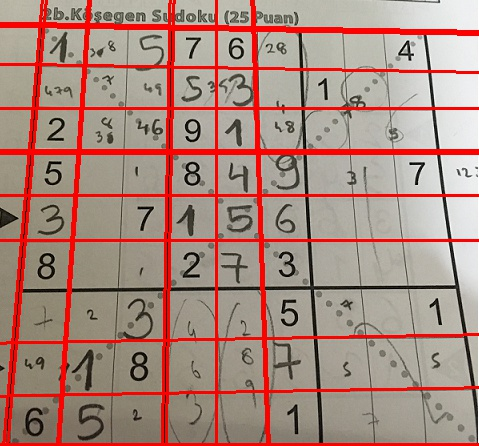
#> input picture Goruntu Isleme/Beginning/resimler/image.jpg, 479 x 446 px, given in place of the camera
$ python ornek13.py   (older library calls are emulated)
#> lines starting #> are read from the running program, lines starting #| are printed output that depends on the picture; after the words box and inside, x2 and y2 are one past the last pixel; in counts of white or black regions, pixels touching at a corner belong together
#-*-coding: cp1254-*-
###Renk ve Sekil Algılama###

import numpy as np
import cv2

red_lower = np.array([0, 100, 100],np.uint8)
red_upper = np.array([10, 255, 255],np.uint8)

green_lower = np.array([50, 100, 100])
green_upper = np.array([70, 255, 255])

blue_lower=np.array([100,100,100],np.uint8)
blue_upper=np.array([130,255,255],np.uint8)

cam=cv2.VideoCapture(0)

def filtre(lower,upper):
	mask=None
	mask=cv2.inRange(hsv, lower, upper)
	mask=cv2.erode(mask,None,iterations=2)
	mask=cv2.dilate(mask,None,iterations=2)
	return mask

def detect(c):
	peri=cv2.arcLength(c,True)
	approx=cv2.approxPolyDP(c,0.04*peri,True)

	if len(approx)==3:
		shape="Ucgen"
	elif len(approx)==4:
		x,y,w,h=cv2.boundingRect(approx)
		ar=w/float(h)
		shape="Kare" if ar>=0.95 and ar<=1.05 else "Dikdortgen"
	elif len(approx)==5:
		shape="Besgen"
	else:
		shape="Tanimlanamayan"
	return shape

def algilama(mask,renk):
	_,cnts,_=cv2.findContours(mask.copy(),cv2.RETR_EXTERNAL,cv2.CHAIN_APPROX_SIMPLE)
	center= None
	if len(cnts)>0:
		c=max(cnts,key=cv2.contourArea)
		x,y,w,h=cv2.boundingRect(c)

		M = cv2.moments(c)
		cX = int((M["m10"] / M["m00"]))
		cY = int((M["m01"] / M["m00"]))
		shape = detect(c)

		c=c.astype("int")
		cv2.drawContours(frame, [c], -1, (0, 255, 0), 2)
		cv2.putText(frame, shape, (cX, cY), cv2.FONT_HERSHEY_SIMPLEX,0.5, (255, 255, 255), 2)
		cv2.putText(frame,renk,(x,y),cv2.FONT_HERSHEY_SIMPLEX, 0.7, (0,0,0))


while(cam.isOpened()):
	ret,frame=cam.read()
#> frame is the input picture: shape (446, 479, 3); mean B, G, R 126.5, 136.9, 170.1
	if ret:
		blur=cv2.GaussianBlur(frame,(5,5),0)
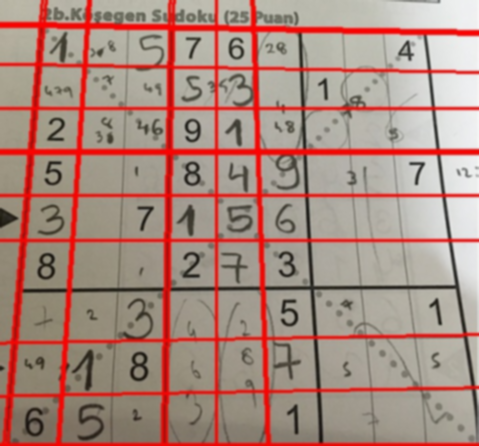
#> blur: shape (446, 479, 3); mean B, G, R 126.4, 136.9, 170.1
		hsv=cv2.cvtColor(frame,cv2.COLOR_BGR2HSV)
#> hsv: shape (446, 479, 3); mean H, S, V 23, 62.3, 170.7

		red=filtre(red_lower,red_upper)
#> in filtre, `mask=cv2.inRange(hsv, lower, upper)`:
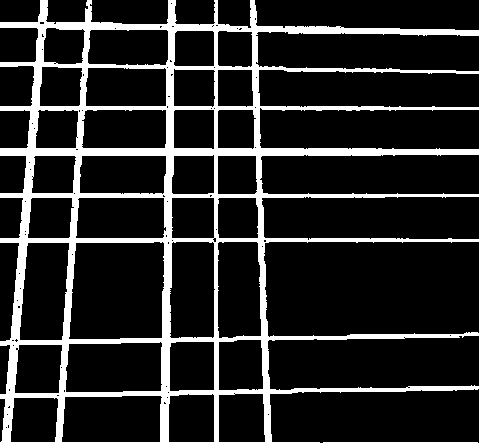
#> mask: shape (446, 479); 16.2% white; 1 white region, box (x1, y1, x2, y2) and area: (0, 0, 479, 446) 34503
#> in filtre, `mask=cv2.erode(mask,None,iterations=2)`:
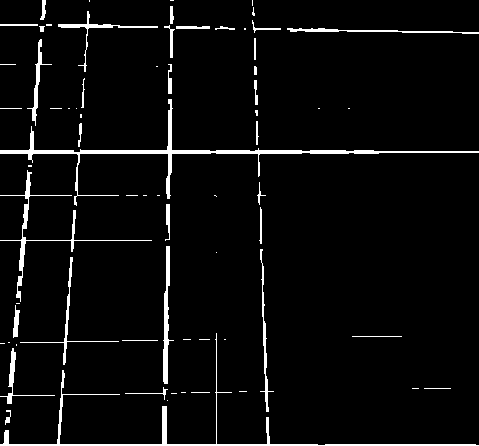
#> mask: shape (446, 479); 4.4% white; 69 white regions (34 under 20 px), largest, box (x1, y1, x2, y2) and area: (0, 99, 479, 206) 2321, (0, 333, 479, 446) 1660, (0, 170, 152, 302) 812
#> in filtre, `mask=cv2.dilate(mask,None,iterations=2)`:
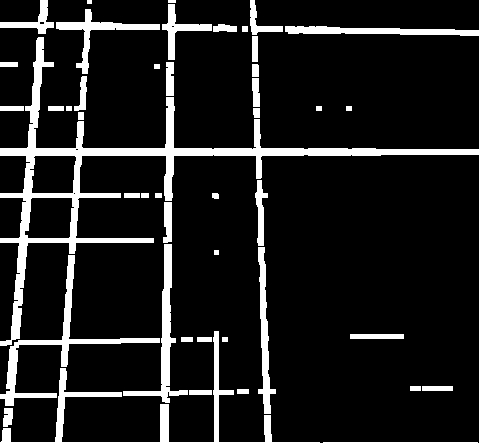
#> mask: shape (446, 479); 12.2% white; 44 white regions
		green=filtre(green_lower,green_upper)
#> in filtre (call 2), `mask=cv2.inRange(hsv, lower, upper)`: mask: shape (446, 479); every value is 0
		blue=filtre(blue_lower,blue_upper)

		algilama(red,"kirmizi")
#> in algilama, `_,cnts,_=cv2.findContours(mask.copy(),cv2.RETR_EXTERNAL,cv2.CHAIN_APPR..`: cnts = 44 contours, 3 with area under 20; largest, box (x1, y1, x2, y2) and area: (0, 37, 479, 346) 11381, (0, 331, 479, 446) 3194, (0, 255, 160, 406) 1868, (123, 244, 188, 403) 1414, (285, 26, 479, 36) 1034
#> in algilama, `c=max(cnts,key=cv2.contourArea)`: c = contour of 298 points, box (x1, y1, x2, y2) (0, 37, 479, 346), area 11381
#> in algilama, `x,y,w,h=cv2.boundingRect(c)`: x = 0; y = 37; w = 479; h = 309
#> in algilama, `M = cv2.moments(c)`: M = moments, m00 11381, centre m10/m00, m01/m00 = (109.8, 180.7)
#> in algilama, `cX = int((M["m10"] / M["m00"]))`: cX = 109
#> in algilama, `cY = int((M["m01"] / M["m00"]))`: cY = 180
#> in detect, `peri=cv2.arcLength(c,True)`: peri = 2387.2
#> in detect, `approx=cv2.approxPolyDP(c,0.04*peri,True)`: approx = [[0, 345], [153, 242], [82, 155], [478, 149], [36, 148], [38, 37]]
#> in algilama, `shape = detect(c)`: shape = 'Tanimlanamayan'
#> in algilama, `c=c.astype("int")`: c = 298 rows, first 8: [38, 37], [37, 38], [37, 39], [36, 40], [36, 60], [34, 62], [33, 62], [33, 66]
#> in algilama, `cv2.putText(frame,renk,(x,y),cv2.FONT_HERSHEY_SIMPLEX, 0.7, (0,0,0))`:
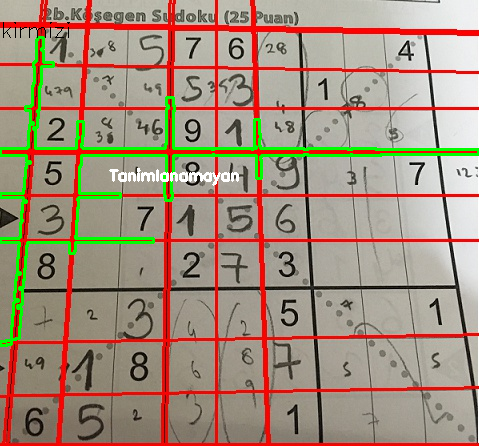
#> frame: shape (446, 479, 3); mean B, G, R 124.3, 142.9, 163.7
		algilama(green,"yesil")
		algilama(blue,"mavi")

		cv2.imshow('frame',frame)
		if cv2.waitKey(1) & 0xFF ==27:
#> (key Esc is pressed here)
			break
	else:
		break
cam.release()
cv2.destroyAllWindows()

$ run again, on Goruntu Isleme/Beginning/resimler/futbol.jpg
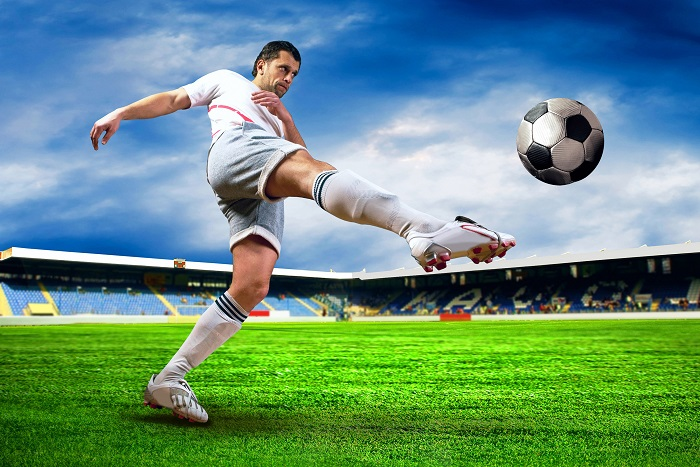
#> input picture Goruntu Isleme/Beginning/resimler/futbol.jpg, 700 x 467 px, given in place of the camera
#> frame is the input picture: shape (467, 700, 3); mean B, G, R 125.1, 144.8, 101.9
#> hsv: shape (467, 700, 3); mean H, S, V 80.3, 150, 169.9
#> in filtre (call 3), `mask=cv2.dilate(mask,None,iterations=2)`:
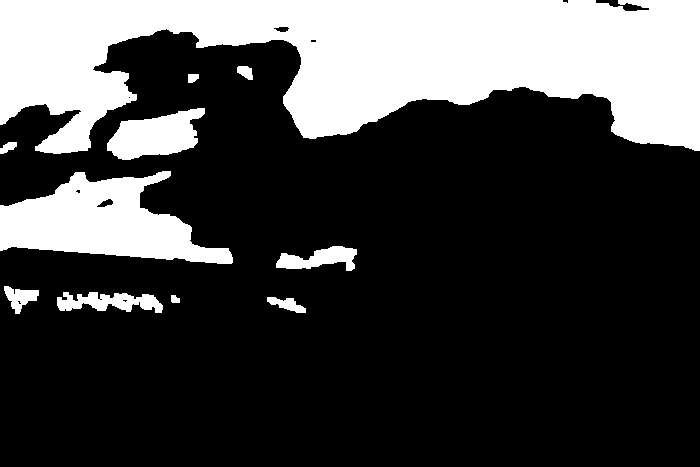
#> mask: shape (467, 700); 26.8% white; 11 white regions
#> cnts = 7 contours, 1 with area under 20; largest, box (x1, y1, x2, y2) and area: (232, 243, 273, 304) 1685, (122, 97, 189, 119) 675, (283, 118, 301, 143) 224, (441, 313, 470, 319) 125, (269, 105, 279, 114) 58, (276, 71, 284, 81) 52
#> in algilama, `c=max(cnts,key=cv2.contourArea)`: c = contour of 74 points, box (x1, y1, x2, y2) (232, 243, 273, 304), area 1685
#> in algilama, `x,y,w,h=cv2.boundingRect(c)`: x = 232; y = 243; w = 41; h = 61
#> M = moments, m00 1685, centre m10/m00, m01/m00 = (251.6, 271.3)
#> cX = 251
#> cY = 271
#> peri = 188.6
#> approx = [[238, 245], [232, 293], [256, 303], [272, 261], [264, 246]]
#> in algilama, `shape = detect(c)`: shape = 'Besgen'
#> in algilama, `c=c.astype("int")`: c = 74 rows, first 8: [247, 243], [246, 244], [245, 244], [244, 245], [238, 245], [238, 250], [237, 251], [237, 255]
#> cnts = 8 contours, 6 with area under 20; largest, box (x1, y1, x2, y2) and area: (190, 463, 207, 467) 40, (398, 363, 404, 368) 20
#> cnts = 11 contours; largest, box (x1, y1, x2, y2) and area: (0, 0, 700, 154) 67388, (0, 171, 233, 264) 11888, (107, 108, 205, 160) 3070, (57, 292, 163, 313) 1214, (276, 246, 357, 271) 1058
#> in algilama (call 3), `c=max(cnts,key=cv2.contourArea)`: c = contour of 528 points, box (x1, y1, x2, y2) (0, 0, 700, 154), area 67388
#> in algilama (call 3), `x,y,w,h=cv2.boundingRect(c)`: x = 0; w = 700; h = 154
#> M = moments, m00 67387.5, centre m10/m00, m01/m00 = (374.6, 56.51)
#> cX = 374
#> cY = 56
#> in algilama (call 3), `shape = detect(c)`: shape = 'Besgen'
#> in algilama (call 3), `c=c.astype("int")`: c = 528 rows, first 8: [0, 0], [0, 124], [2, 124], [3, 123], [5, 123], [5, 122], [8, 119], [8, 118]
#> in algilama (call 3), `cv2.putText(frame, shape, (cX, cY), cv2.FONT_HERSHEY_SIMPLEX,0.5, (255..`:
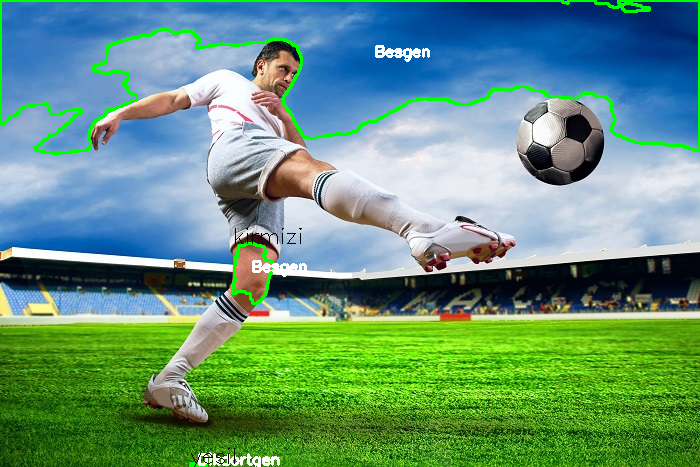
#> frame: shape (467, 700, 3); mean B, G, R 122, 147.9, 100.7
